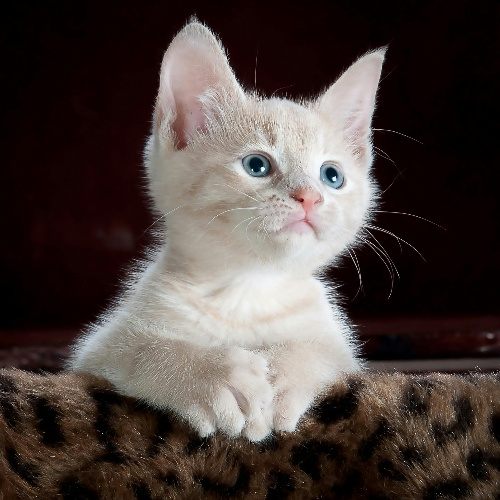
#> input picture OpenCV/image1.jpg, 500 x 500 px
$ jupyter execute notebook.ipynb
#> lines starting #> are read from the running program, lines starting #| are printed output that depends on the picture
[cell 1]
import cv2
import numpy as np
import matplotlib.pyplot as plt

[cell 2]
image = cv2.imread('image1.jpg', cv2.IMREAD_GRAYSCALE)
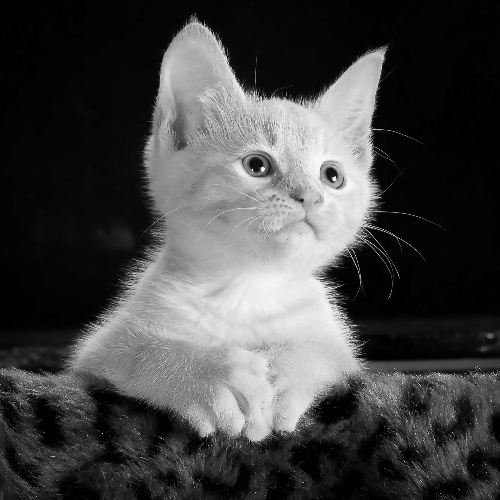
#> image: shape (500, 500); min 0, max 255, mean 69.5
hist = cv2.calcHist([image], [0], None, [256], [0, 256])
#> hist = 256 values, max 28413 at index 3, min 0 at index 253, mean 976.6
plt.plot(hist, color='gray')
plt.xlabel('Pixel Value')
plt.ylabel('Frequency')
plt.title('Grayscale Histogram')
plt.show()
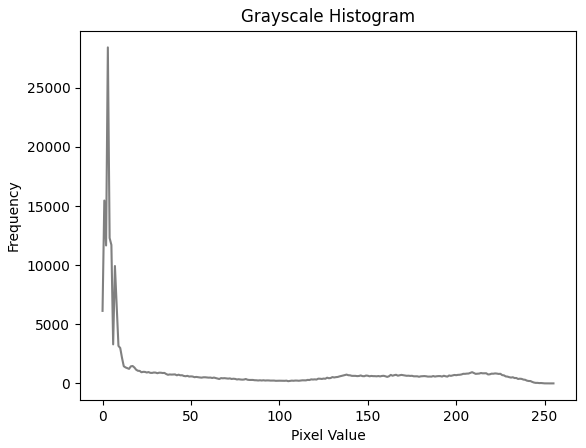
#> figure drawn by matplotlib, 1 panel; curve peaks at x = 3, y = 28413

[cell 3]
image = cv2.imread('sample.jpg')
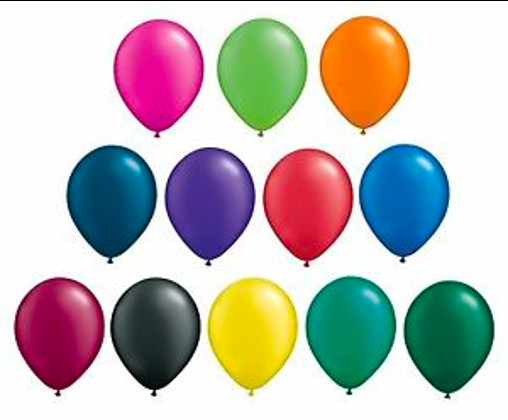
#> input picture OpenCV/sample.jpg, 508 x 420 px
#> image is the input picture: shape (420, 508, 3); mean B, G, R 182.3, 185.9, 190.7

hist_b = cv2.calcHist([image], [0], None, [256], [0, 256])
#> hist_b = 256 values, max 67141 at index 254, min 84 at index 13, mean 833.4
hist_g = cv2.calcHist([image], [1], None, [256], [0, 256])
#> hist_g = 256 values, max 69605 at index 254, min 92 at index 161, mean 833.4
hist_r = cv2.calcHist([image], [2], None, [256], [0, 256])
#> hist_r = 256 values, max 67551 at index 254, min 58 at index 9, mean 833.4

plt.plot(hist_b, color='blue')
plt.plot(hist_g, color='green')
plt.plot(hist_r, color='red')
plt.xlabel('Pixel Value')
plt.ylabel('Frequency')
plt.title('Color Histogram')
plt.show()
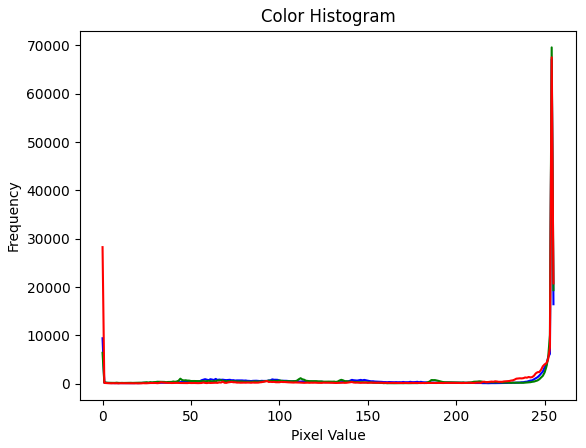
#> figure drawn by matplotlib, 1 panel; curve peaks at x = 254, y = 67141; curve peaks at x = 254, y = 69605; curve peaks at x = 254, y = 67551
